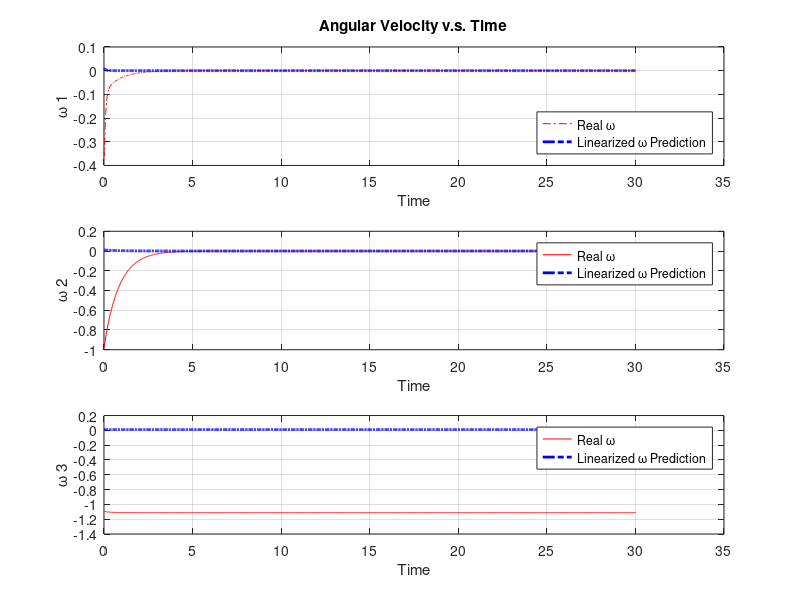

Reproduce this figure in MATLAB.

%DesignProblem01('Controller','diagnostics',true,'datafile','data.mat')
load('data.mat','processdata')
t= processdata.t;
w=processdata.w_01in1;


processl1 = 1.5;
processl2 = 1.0;
processl3 = 0.2;
m = 1;
% - Principal moments of inertia
J1 = (m/12)*(processl2^2+processl3^2);
J2 = (m/12)*(processl3^2+processl1^2);
J3 = (m/12)*(processl1^2+processl2^2);

w3=0;
A= [0 (J2-J3)*w3/J1 0; (J3-J1)*w3/J2 0 0; 0 0 0];


B = [1/J1 0; 0 1/J2;0 0];
K = [1 0 0; 0 .2 0];

M = A - B*K;
[V,F] = eig(M)

%Random Initial (small values)
w0=[.01;.01;.01];

%%% Plot Performance of satellite %%%
for i=1:length(t)
    wm(:,i)=expm(M*t(i))*w0;
end

subplot(3,1,1);
plot(t,w(1,:),'r-.',t,wm(1,:),'b-.','linewidth',2)
grid on
ylabel(' \omega 1 ')
xlabel('Time')
legend('Real \omega','Linearized \omega Prediction','location','southeast')
title('Angular Velocity v.s. Time')

subplot(3,1,2);
plot(t,w(2,:),'r-',t,wm(2,:),'b-.','linewidth',2)
grid on
ylabel(' \omega 2 ')
xlabel('Time')
legend('Real \omega','Linearized \omega Prediction','location','northeast')
subplot(3,1,3);
plot(t,w(3,:),'r-',t,wm(3,:),'b-.','linewidth',2)
grid on
ylabel(' \omega 3 ')
xlabel('Time')

legend('Real \omega','Linearized \omega Prediction','location','northeast')

